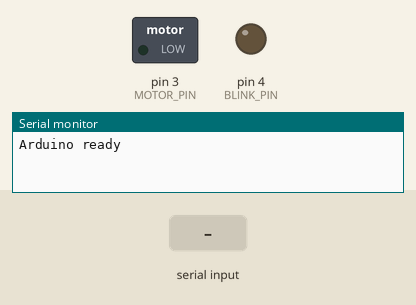
Recording of a sketch running on a simulated Arduino Uno, built with avr-gcc and run on an emulated ATmega328P. Shown: switched loads named in the sketch (green lamp = pin HIGH), output pins drawn as LEDs (lit = HIGH), the last lines printed to the serial monitor. The inputs (shaded band) are chosen by the test bench.

Above: at 1.2 s.
1.3 s: "H" received over Serial
At 1.7 s:
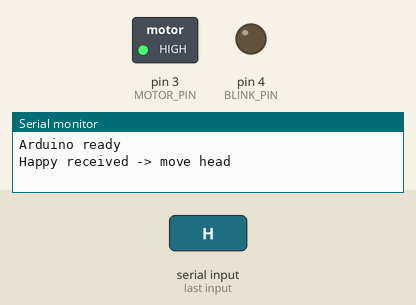
3.3 s: "B" received over Serial
At 3.45 s:
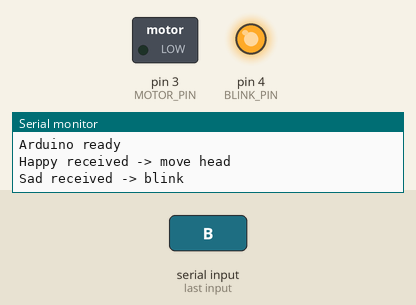
Timing chart, 0 to 6.3 s (numbered marks = the images above; inputs shaded):
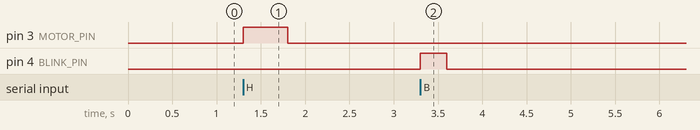

Measured:
- after the input at 1.3 s, pin 3 (MOTOR_PIN): LOW → HIGH at once, → LOW 0.50 s later
- after the input at 3.3 s, pin 4 (BLINK_PIN): LOW → HIGH at once, → LOW 0.30 s later

The sketch:

arduino.ino
```cpp
// const int motorPin = 3;       // Motor control pin
// const int pawButton = 2;      // Button input pin

// bool motorState = false;      // Keeps track of motor ON/OFF
// bool lastButtonState = HIGH;  // Used for button state change detection

// unsigned long lastDebounceTime = 0;
// const unsigned long debounceDelay = 200; // milliseconds

// void setup() {
//   pinMode(motorPin, OUTPUT);
//   pinMode(pawButton, INPUT_PULLUP);  // Internal pull-up enabled
//   Serial.begin(9600);
//   delay(500); // Give serial monitor time to open
//   Serial.println("🧸 Cara Diagnostic Mode Initialized");
//   Serial.println("--------------------------------------------------");
//   Serial.println("Setup complete. Awaiting paw button interaction...");
// }

// void loop() {
//   // Read button state
//   bool currentButtonState = digitalRead(pawButton);

//   // Detect button press (transition from HIGH to LOW)
//   if ((lastButtonState == HIGH) && (currentButtonState == LOW)) {
//     unsigned long currentTime = millis();
//     if (currentTime - lastDebounceTime > debounceDelay) {
//       Serial.println("\n Paw button was just pressed!");

//       // Toggle motor state
//       motorState = !motorState;

//       if (motorState) {
//         Serial.println("🔄 Motor turning ON (PWM = 200)");
//         Serial.println(" If motor does NOT move, check:");
//         Serial.println("   - Power source voltage (Is it strong enough?)");
//         Serial.println("   - Connections (resistor, diode, transistor)");
//         Serial.println("   - Is motor overloaded or blocked?");
//         analogWrite(motorPin, 200); // PWM value between 0–255
//       } else {
//         Serial.println("⛔ Motor turning OFF by paw press.");
//         digitalWrite(motorPin, LOW);
//       }

//       lastDebounceTime = currentTime;
//     }
//   }

//   // Continuously report motor status every few seconds (optional)
//   static unsigned long lastStatusPrint = 0;
//   if (millis() - lastStatusPrint > 3000) {
//     Serial.print("Status: Motor is ");
//     Serial.println(motorState ? "ON" : "OFF");
//     lastStatusPrint = millis();
//   }

//   // Save button state for edge detection
//   lastButtonState = currentButtonState;
// }
const int MOTOR_PIN = 3;
const int BLINK_PIN = 4;

void setup() {
  pinMode(MOTOR_PIN, OUTPUT);
  pinMode(BLINK_PIN, OUTPUT);
  digitalWrite(MOTOR_PIN, LOW);
  digitalWrite(BLINK_PIN, LOW);

  Serial.begin(9600);
  Serial.println("Arduino ready");
}

void loop() {
  if (Serial.available() > 0) {
    char emotion = Serial.read();

    if (emotion == 'H') {
      Serial.println("Happy received -> move head");
      digitalWrite(MOTOR_PIN, HIGH);
      delay(500);
      digitalWrite(MOTOR_PIN, LOW);
    }
    else if (emotion == 'B') {
      Serial.println("Sad received -> blink");
      digitalWrite(BLINK_PIN, HIGH);
      delay(300);
      digitalWrite(BLINK_PIN, LOW);
    }
    else {
      Serial.println("Neutral or unknown -> do nothing");
    }
  }
}
```
